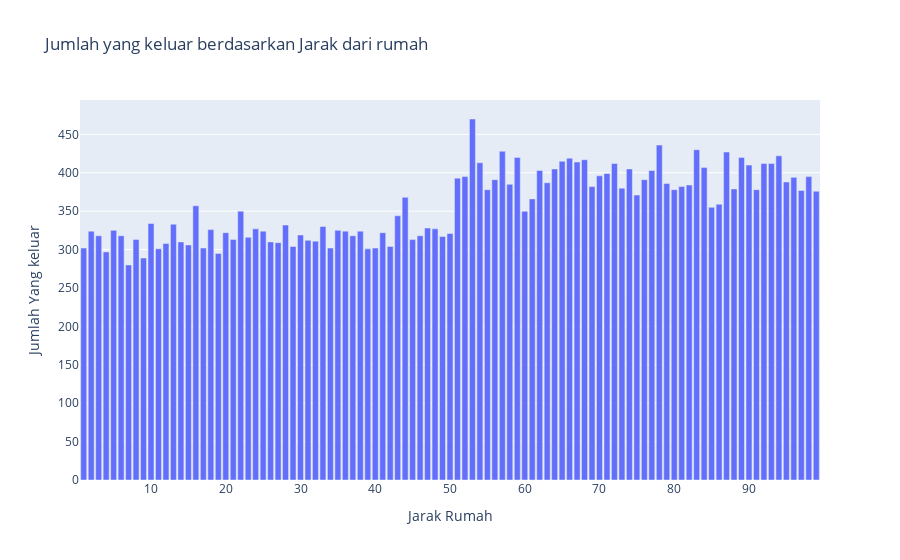

Notebook source saved alongside this figure:
### Code cell
hist_chart_att('Distance from Home',"Jumlah yang keluar berdasarkan Jarak dari rumah","Jarak Rumah","Jumlah Yang keluar")

### Figure 1 — Plotly figure (JSON) as saved in the notebook; plotly's stock layout.template omitted (floating-point values rounded to 4 significant figures)
{"data": [{"hovertemplate": "Jarak Rumah=%{x}<br>Jumlah Yang keluar=%{y}<extra></extra>", "legendgroup": "", "marker": {"color": "#636efa", "pattern": {"shape": ""}}, "name": "", "orientation": "v", "showlegend": false, "textposition": "auto", "type": "bar", "x": [1, 2, 3, 4, 5, 6, 7, 8, 9, 10, 11, 12, 13, 14, 15, 16, 17, 18, 19, 20, 21, 22, 23, 24, 25, 26, 27, 28, 29, 30, 31, 32, 33, 34, 35, 36, 37, 38, 39, 40, 41, 42, 43, 44, 45, 46, 47, 48, 49, 50, 51, 52, 53, 54, 55, 56, 57, 58, 59, 60, 61, 62, 63, 64, 65, 66, 67, 68, 69, 70, 71, 72, 73, 74, 75, 76, 77, 78, 79, 80, 81, 82, 83, 84, 85, 86, 87, 88, 89, 90, 91, 92, 93, 94, 95, 96, 97, 98, 99], "xaxis": "x", "y": [302, 324, 318, 297, 325, 318, 280, 313, 289, 334, 301, 308, 333, 310, 306, 357, 302, 326, 295, 322, 313, 350, 316, 327, 324, 310, 309, 332, 304, 319, 312, 311, 330, 302, 325, 324, 318, 324, 301, 302, 322, 304, 344, 368, 313, 318, 328, 327, 317, 321, 393, 395, 470, 413, 378, 391, 428, 385, 420, 350, 366, 403, 387, 405, 415, 419, 414, 417, 382, 396, 399, 412, 380, 405, 371, 391, 403, 436, 386, 378, 382, 384, 430, 407, 355, 359, 427, 379, 420, 410, 378, 412, 412, 422, 388, 394, 377, 395, 376], "yaxis": "y"}], "layout": {"barmode": "relative", "legend": {"tracegroupgap": 0}, "title": {"text": "Jumlah yang keluar berdasarkan Jarak dari rumah"}, "xaxis": {"anchor": "y", "domain": [0, 1], "title": {"text": "Jarak Rumah"}}, "yaxis": {"anchor": "x", "domain": [0, 1], "title": {"text": "Jumlah Yang keluar"}}}}
